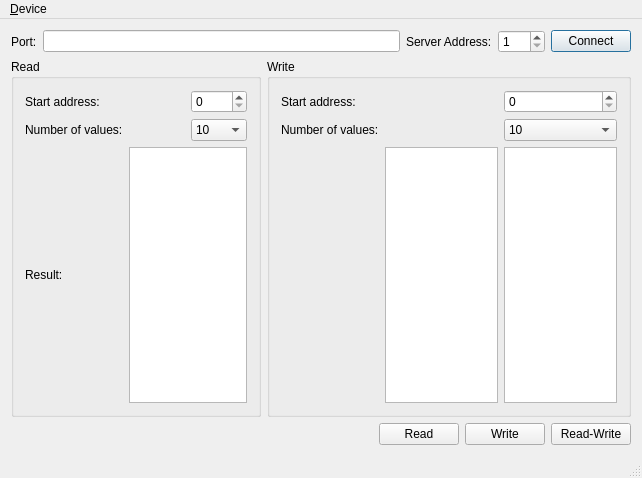
<?xml version="1.0" encoding="UTF-8"?>
<ui version="4.0">
 <class>MainWindow</class>
 <widget class="QMainWindow" name="MainWindow">
  <property name="geometry">
   <rect>
    <x>0</x>
    <y>0</y>
    <width>642</width>
    <height>478</height>
   </rect>
  </property>
  <property name="maximumSize">
   <size>
    <width>16777215</width>
    <height>1000</height>
   </size>
  </property>
  <property name="windowTitle">
   <string>Modbus Master Example</string>
  </property>
  <widget class="QWidget" name="centralWidget">
   <layout class="QVBoxLayout" name="verticalLayout">
    <item>
     <layout class="QGridLayout" name="gridLayout">
      <item row="0" column="2">
       <widget class="QLabel" name="label_27">
        <property name="sizePolicy">
         <sizepolicy hsizetype="Maximum" vsizetype="Preferred">
          <horstretch>0</horstretch>
          <verstretch>0</verstretch>
         </sizepolicy>
        </property>
        <property name="text">
         <string>Server Address:</string>
        </property>
       </widget>
      </item>
      <item row="0" column="1">
       <widget class="QLineEdit" name="portEdit">
        <property name="sizePolicy">
         <sizepolicy hsizetype="Preferred" vsizetype="Fixed">
          <horstretch>0</horstretch>
          <verstretch>0</verstretch>
         </sizepolicy>
        </property>
       </widget>
      </item>
      <item row="0" column="0">
       <widget class="QLabel" name="label_2">
        <property name="sizePolicy">
         <sizepolicy hsizetype="Maximum" vsizetype="Preferred">
          <horstretch>0</horstretch>
          <verstretch>0</verstretch>
         </sizepolicy>
        </property>
        <property name="text">
         <string>Port:</string>
        </property>
       </widget>
      </item>
      <item row="0" column="3">
       <widget class="QSpinBox" name="serverEdit">
        <property name="sizePolicy">
         <sizepolicy hsizetype="Maximum" vsizetype="Fixed">
          <horstretch>0</horstretch>
          <verstretch>0</verstretch>
         </sizepolicy>
        </property>
        <property name="minimum">
         <number>1</number>
        </property>
        <property name="maximum">
         <number>247</number>
        </property>
       </widget>
      </item>
      <item row="0" column="4">
       <widget class="QPushButton" name="connectButton">
        <property name="sizePolicy">
         <sizepolicy hsizetype="Maximum" vsizetype="Fixed">
          <horstretch>0</horstretch>
          <verstretch>0</verstretch>
         </sizepolicy>
        </property>
        <property name="text">
         <string>Connect</string>
        </property>
        <property name="checkable">
         <bool>false</bool>
        </property>
        <property name="autoDefault">
         <bool>false</bool>
        </property>
        <property name="default">
         <bool>true</bool>
        </property>
       </widget>
      </item>
     </layout>
    </item>
    <item>
     <layout class="QHBoxLayout" name="horizontalLayout_2">
      <item>
       <widget class="QGroupBox" name="groupBox_2">
        <property name="minimumSize">
         <size>
          <width>250</width>
          <height>0</height>
         </size>
        </property>
        <property name="title">
         <string>Read</string>
        </property>
        <layout class="QGridLayout" name="gridLayout_3">
         <item row="1" column="5">
          <widget class="QComboBox" name="readSize">
           <property name="currentIndex">
            <number>9</number>
           </property>
           <property name="maxVisibleItems">
            <number>0</number>
           </property>
           <item>
            <property name="text">
             <string>1</string>
            </property>
           </item>
           <item>
            <property name="text">
             <string>2</string>
            </property>
           </item>
           <item>
            <property name="text">
             <string>3</string>
            </property>
           </item>
           <item>
            <property name="text">
             <string>4</string>
            </property>
           </item>
           <item>
            <property name="text">
             <string>5</string>
            </property>
           </item>
           <item>
            <property name="text">
             <string>6</string>
            </property>
           </item>
           <item>
            <property name="text">
             <string>7</string>
            </property>
           </item>
           <item>
            <property name="text">
             <string>8</string>
            </property>
           </item>
           <item>
            <property name="text">
             <string>9</string>
            </property>
           </item>
           <item>
            <property name="text">
             <string>10</string>
            </property>
           </item>
          </widget>
         </item>
         <item row="3" column="1">
          <widget class="QLabel" name="label_9">
           <property name="text">
            <string>Result:</string>
           </property>
          </widget>
         </item>
         <item row="0" column="5">
          <widget class="QSpinBox" name="readAddress">
           <property name="maximum">
            <number>9</number>
           </property>
          </widget>
         </item>
         <item row="0" column="1">
          <widget class="QLabel" name="label_4">
           <property name="text">
            <string>Start address:</string>
           </property>
          </widget>
         </item>
         <item row="1" column="1">
          <widget class="QLabel" name="label_5">
           <property name="text">
            <string>Number of values:</string>
           </property>
          </widget>
         </item>
         <item row="3" column="4" colspan="2">
          <widget class="QListWidget" name="readValue">
           <property name="minimumSize">
            <size>
             <width>0</width>
             <height>0</height>
            </size>
           </property>
          </widget>
         </item>
        </layout>
       </widget>
      </item>
      <item>
       <widget class="QGroupBox" name="writeGroupBox">
        <property name="minimumSize">
         <size>
          <width>225</width>
          <height>0</height>
         </size>
        </property>
        <property name="title">
         <string>Write</string>
        </property>
        <layout class="QGridLayout" name="gridLayout_2">
         <item row="0" column="5">
          <widget class="QSpinBox" name="writeAddress">
           <property name="maximum">
            <number>9</number>
           </property>
          </widget>
         </item>
         <item row="2" column="1">
          <widget class="QLabel" name="label_3">
           <property name="text">
            <string/>
           </property>
          </widget>
         </item>
         <item row="1" column="5">
          <widget class="QComboBox" name="writeSize">
           <property name="currentIndex">
            <number>9</number>
           </property>
           <property name="maxVisibleItems">
            <number>0</number>
           </property>
           <item>
            <property name="text">
             <string>1</string>
            </property>
           </item>
           <item>
            <property name="text">
             <string>2</string>
            </property>
           </item>
           <item>
            <property name="text">
             <string>3</string>
            </property>
           </item>
           <item>
            <property name="text">
             <string>4</string>
            </property>
           </item>
           <item>
            <property name="text">
             <string>5</string>
            </property>
           </item>
           <item>
            <property name="text">
             <string>6</string>
            </property>
           </item>
           <item>
            <property name="text">
             <string>7</string>
            </property>
           </item>
           <item>
            <property name="text">
             <string>8</string>
            </property>
           </item>
           <item>
            <property name="text">
             <string>9</string>
            </property>
           </item>
           <item>
            <property name="text">
             <string>10</string>
            </property>
           </item>
          </widget>
         </item>
         <item row="0" column="1">
          <widget class="QLabel" name="label_7">
           <property name="text">
            <string>Start address:</string>
           </property>
          </widget>
         </item>
         <item row="1" column="1">
          <widget class="QLabel" name="label_8">
           <property name="text">
            <string>Number of values:</string>
           </property>
          </widget>
         </item>
         <item row="2" column="5">
          <widget class="QTreeView" name="writeValueTable">
           <property name="showDropIndicator" stdset="0">
            <bool>true</bool>
           </property>
           <property name="alternatingRowColors">
            <bool>true</bool>
           </property>
           <property name="rootIsDecorated">
            <bool>false</bool>
           </property>
           <property name="uniformRowHeights">
            <bool>true</bool>
           </property>
           <property name="itemsExpandable">
            <bool>false</bool>
           </property>
           <property name="expandsOnDoubleClick">
            <bool>false</bool>
           </property>
           <attribute name="headerVisible">
            <bool>false</bool>
           </attribute>
          </widget>
         </item>
         <item row="2" column="2">
          <widget class="QListWidget" name="listWidget"/>
         </item>
        </layout>
       </widget>
      </item>
     </layout>
    </item>
    <item>
     <layout class="QHBoxLayout" name="horizontalLayout">
      <item>
       <spacer name="horizontalSpacer_2">
        <property name="orientation">
         <enum>Qt::Horizontal</enum>
        </property>
        <property name="sizeHint" stdset="0">
         <size>
          <width>13</width>
          <height>17</height>
         </size>
        </property>
       </spacer>
      </item>
      <item>
       <widget class="QPushButton" name="readButton">
        <property name="sizePolicy">
         <sizepolicy hsizetype="Maximum" vsizetype="Fixed">
          <horstretch>0</horstretch>
          <verstretch>0</verstretch>
         </sizepolicy>
        </property>
        <property name="text">
         <string>Read</string>
        </property>
       </widget>
      </item>
      <item>
       <widget class="QPushButton" name="writeButton">
        <property name="text">
         <string>Write</string>
        </property>
       </widget>
      </item>
      <item>
       <widget class="QPushButton" name="readWriteButton">
        <property name="enabled">
         <bool>true</bool>
        </property>
        <property name="text">
         <string>Read-Write</string>
        </property>
       </widget>
      </item>
     </layout>
    </item>
   </layout>
  </widget>
  <widget class="QStatusBar" name="statusBar"/>
  <widget class="QMenuBar" name="menuBar">
   <property name="geometry">
    <rect>
     <x>0</x>
     <y>0</y>
     <width>642</width>
     <height>19</height>
    </rect>
   </property>
   <widget class="QMenu" name="menuDevice">
    <property name="title">
     <string>&amp;Device</string>
    </property>
    <addaction name="actionConnect"/>
    <addaction name="actionDisconnect"/>
    <addaction name="separator"/>
    <addaction name="actionExit"/>
   </widget>
   <addaction name="menuDevice"/>
  </widget>
  <action name="actionConnect">
   <property name="icon">
    <iconset resource="master.qrc">
     <normaloff>:/images/connect.png</normaloff>:/images/connect.png</iconset>
   </property>
   <property name="text">
    <string>&amp;Connect</string>
   </property>
  </action>
  <action name="actionDisconnect">
   <property name="icon">
    <iconset resource="master.qrc">
     <normaloff>:/images/disconnect.png</normaloff>:/images/disconnect.png</iconset>
   </property>
   <property name="text">
    <string>&amp;Disconnect</string>
   </property>
  </action>
  <action name="actionExit">
   <property name="icon">
    <iconset resource="master.qrc">
     <normaloff>:/images/application-exit.png</normaloff>:/images/application-exit.png</iconset>
   </property>
   <property name="text">
    <string>&amp;Quit</string>
   </property>
  </action>
  <action name="actionOptions">
   <property name="icon">
    <iconset resource="master.qrc">
     <normaloff>:/images/settings.png</normaloff>:/images/settings.png</iconset>
   </property>
   <property name="text">
    <string>&amp;Options</string>
   </property>
  </action>
 </widget>
 <layoutdefault spacing="6" margin="11"/>
 <tabstops>
  <tabstop>portEdit</tabstop>
  <tabstop>serverEdit</tabstop>
  <tabstop>connectButton</tabstop>
  <tabstop>readAddress</tabstop>
  <tabstop>readSize</tabstop>
  <tabstop>writeAddress</tabstop>
  <tabstop>writeSize</tabstop>
  <tabstop>readButton</tabstop>
  <tabstop>writeButton</tabstop>
  <tabstop>readWriteButton</tabstop>
 </tabstops>
 <resources>
  <include location="master.qrc"/>
 </resources>
 <connections/>
</ui>
